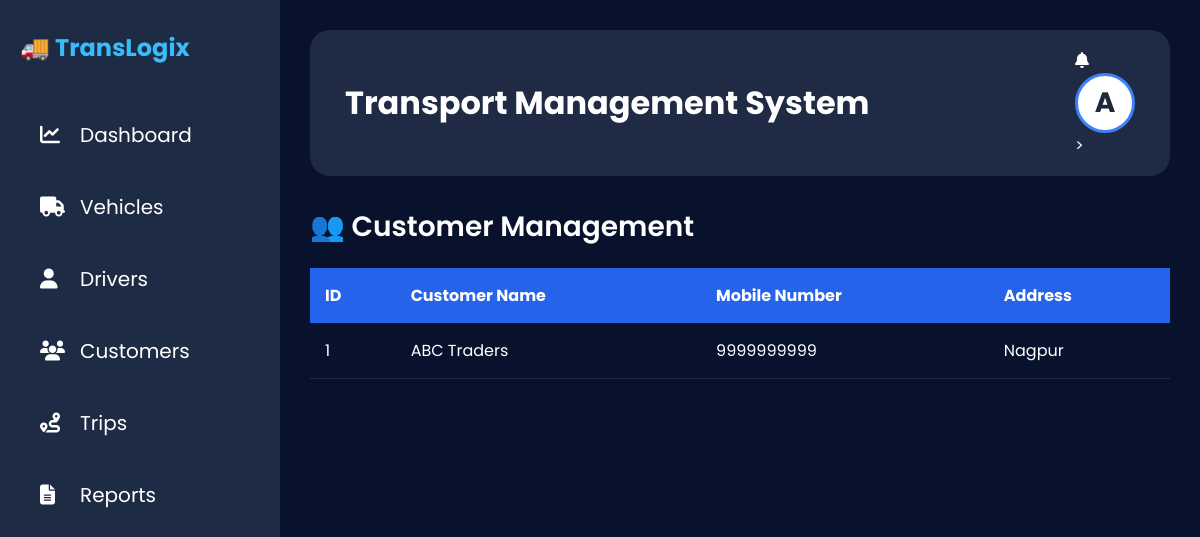
Page /customers on the committed database.
### app.py (models this page shows)
class Customer(db.Model):
    id = db.Column(db.Integer, primary_key=True)
    name = db.Column(db.String(100))
    mobile = db.Column(db.String(20))
    address = db.Column(db.Text)

### app.py (the view)
@app.route("/customers")
def customers():
    return render_template(
        "customers.html",
        customers=Customer.query.all()
    )

### app.py (called while the page is built)
@app.context_processor
def inject_user():
    user = None
    if session.get("user_id"):
        user = User.query.get(session["user_id"])
    return dict(current_user=user)

### templates/customers.html
{% extends "base.html" %}
{% block content %}
<h2 class="page-title">
    👥 Customer Management
</h2>
<table class="table">
    <thead>
        <tr>
            <th>ID</th>
            <th>Customer Name</th>
            <th>Mobile Number</th>
            <th>Address</th>
        </tr>
    </thead>
    <tbody>
        {% for customer in customers %}
        <tr>
            <td>{{ customer.id }}</td>
            <td>{{ customer.name }}</td>
            <td>{{ customer.mobile }}</td>
            <td>{{ customer.address }}</td>
        </tr>
        {% endfor %}
    </tbody>
</table>
{% endblock %}

### static/css/style.css (style rules this page uses)
* { margin:0; padding:0; box-sizing:border-box; font-family:'Poppins',sans-serif; }
body { background:#08122d; color:white; display:flex; min-height:100vh; }
table { width:100%; border-collapse:collapse; }
table th { background:#2563eb; color:white; padding:15px; text-align:left; }
table td { padding:15px; border-bottom:1px solid rgba(255,255,255,.1); }
.page-title { font-size:28px; margin-bottom:20px; font-weight:600; }

### rows in the picture
Customer: id "1", name "ABC Traders", mobile "9999999999", address "Nagpur"
